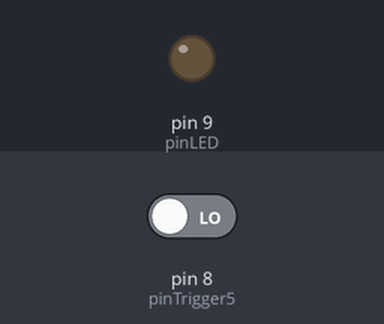
Bench run of a sketch on a simulated Arduino Uno, built with avr-gcc and run on an emulated ATmega328P. Parts: output pins drawn as LEDs (lit = HIGH). The test bench sets the inputs (shaded band); at power-on: pin 8 (pinTrigger5) LOW.

Above: at 2.2 s.
2.3 s: pin 8 (pinTrigger5) driven HIGH
At 3.2 s:
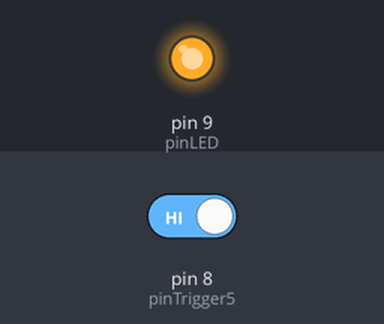
3.8 s: pin 8 (pinTrigger5) driven LOW
At 5.1 s:
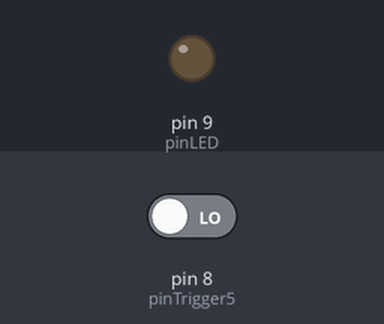
Timing chart, 0 to 6.8 s (numbered marks = the images above; inputs shaded):
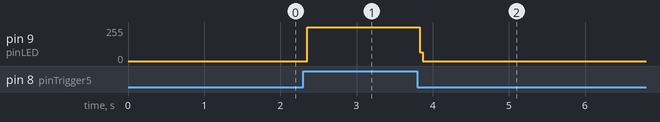

The sketch:

blink_speakjet_trigger_test.ino
```cpp
int pinTrigger5 = 8;

int pinLED = 9;

void setup(){

  pinMode(pinTrigger5, INPUT);
  pinMode(pinLED, OUTPUT);

  delay(1000);

}


void loop(){

  int trigger5 = digitalRead(pinTrigger5);
  if(trigger5 == HIGH){
    digitalWrite(pinLED, HIGH);
    delay(5);
  }
  digitalWrite(pinLED, LOW);

}
```

Measured:
- after the input at 2.3 s, pin 9 (pinLED): 0/255 → 255/255 after 0.05 s
- after the input at 3.8 s, pin 9 (pinLED): 255/255 → 0/255 at once
